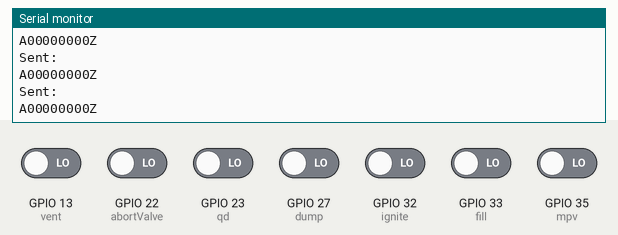
A sketch run on a simulated ESP32. Parts: the last lines printed to the serial monitor. The test bench sets the inputs (shaded band); at power-on: GPIO 13 (vent), GPIO 22 (abortValve), GPIO 23 (qd), GPIO 27 (dump), GPIO 32 (ignite), GPIO 33 (fill), GPIO 35 (mpv) LOW. WiFi joins after 1.5 s; servers stay silent unless stated; no MQTT or app messages arrive unless stated.

Above: at 2.7 s.
2.8 s: GPIO 13 (vent) driven HIGH
At 3.2 s:
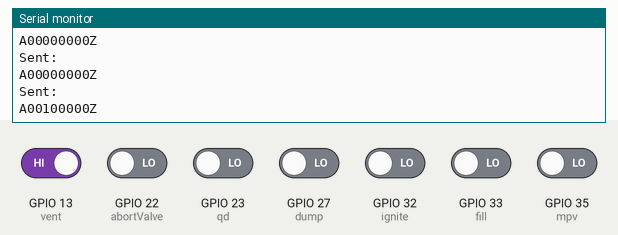
4.3 s: GPIO 22 (abortValve) driven HIGH
At 4.71 s:
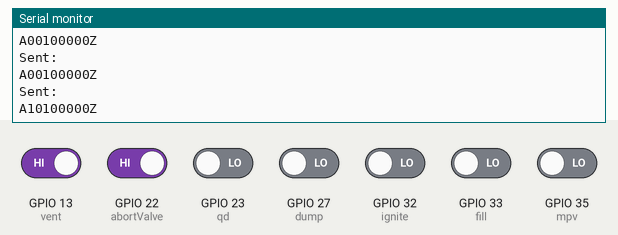
5.8 s: GPIO 23 (qd) driven HIGH
At 6.22 s:
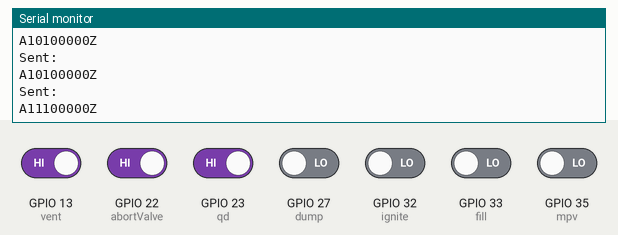
7.3 s: GPIO 27 (dump) driven HIGH
At 7.73 s:
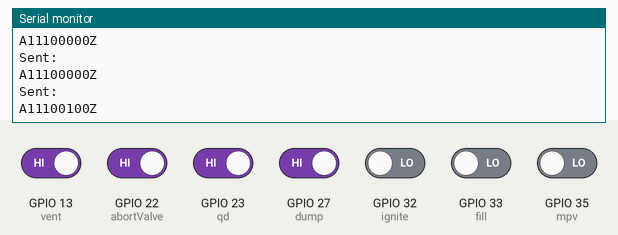
8.8 s: GPIO 32 (ignite) driven HIGH
At 8.99 s:
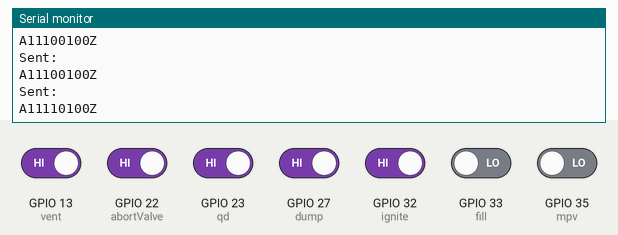
10.3 s: GPIO 33 (fill) driven HIGH
At 10.5 s:
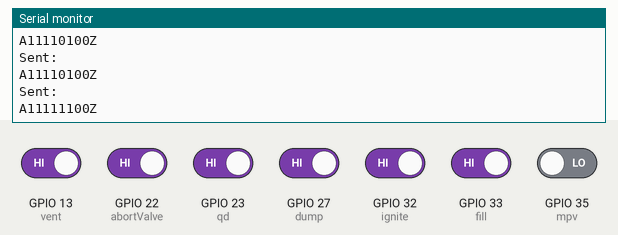
Timing chart, 0 to 12.8 s (numbered marks = the images above; inputs shaded):
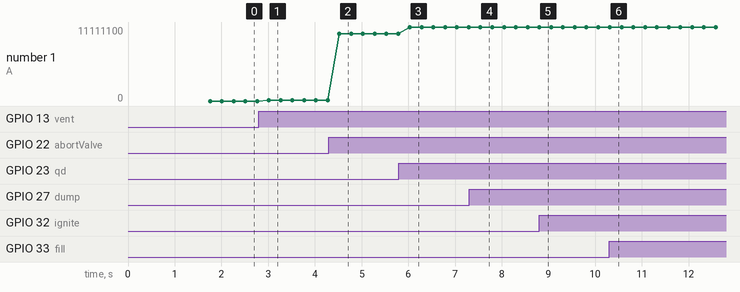

Measured:
- after the input at 2.8 s, the serial monitor: prints a new line after 0.22 s (image 1)
- after the input at 4.3 s, the serial monitor: prints a new line after 0.22 s (image 2)
- after the input at 5.8 s, the serial monitor: prints a new line after 0.23 s (image 3)
- after the input at 7.3 s, the serial monitor: prints a new line after 0.24 s (image 4)
- after the input at 8.8 s, the serial monitor: prints a new line at once (image 5)
- after the input at 10.3 s, the serial monitor: prints a new line at once (image 6)
- plotted number 1: 0 → 100000 after the input at 2.8 s, 100000 → 10100000 after the input at 4.3 s, 10100000 → 11100000 after the input at 5.8 s, 11100000 → 11100100 after the input at 7.3 s, 11100100 → 11110100 after the input at 8.8 s

The sketch:

main.ino
```cpp
////////// ARDUINO UNO CODE //////////
/*
#include "SoftwareSerial.h"

#define TX 12
#define RX 13

EspSoftwareSerial::UART rs485Serial;
rs485Serial.enableIntTx(false)

rs485Serial.begin(115200, EspSoftwareSerial::SWSERIAL_8N1, RX, TX)
*/
//#include <HardwareSerial.h>
#include <WiFi.h>
#include <PubSubClient.h>


#define RO_PIN 19  //32 boRD
#define DI_PIN 18  //35
//jumper wire to HIGH

#define RE 26  //13
#define DE 4
//RE to 26
//DE to 27

#define fill 33        //23
#define abortValve 22  //21
#define dump 27     //19
#define vent 13        //18
#define qd 23           //4 // always on
#define ignite 32       //2 or maybe 32?
#define mpv 35         //15
#define heatpad 5      //17
#define siren 13       //22

unsigned long long delay_time = 250;
unsigned long long last_time = 0;

const char* ssid = "ILAY";
const char* password = "lebronpookie123";
const char* mqtt_server = "192.168.0.100";
const char* SWITCHBOX_TOPIC = "switchbox/commands";

WiFiClient espClient;
PubSubClient client(espClient);

void setup_wifi() {
  WiFi.mode(WIFI_STA);
  WiFi.begin(ssid, password);
  while (WiFi.status() != WL_CONNECTED) {
    delay(500);
    Serial.println("Connecting to WiFi...");
  }
  Serial.println("WiFi connected");
}

//HardwareSerial rs485Serial(2);
//SoftwareSerial rs485Serial(RO_PIN, DI_PIN);

void reconnect() {
  while (!client.connected()) {
    if (client.connect("SWITCH_BOX")) {
      Serial.println("MQTT connected");

    } else {
      delay(1000);
    }
  }
}

void setup() {
  pinMode(RE, OUTPUT);
  pinMode(DE, OUTPUT);
  digitalWrite(RE, HIGH);
  digitalWrite(DE, HIGH);

  pinMode(fill, INPUT_PULLDOWN);
  pinMode(abortValve, INPUT_PULLDOWN);
  pinMode(dump, INPUT_PULLDOWN);
  pinMode(vent, INPUT_PULLDOWN);
  pinMode(qd, INPUT_PULLDOWN);
  pinMode(ignite, INPUT_PULLDOWN);
  pinMode(mpv, INPUT_PULLDOWN);
  pinMode(siren, INPUT_PULLDOWN);

  Serial.begin(115200);
      //rs485Serial.begin(115200, SERIAL_8N1, RO_PIN, DI_PIN);
    setup_wifi();
  client.setServer(mqtt_server, 1883);

  Serial.println("Setup Complete");

  last_time = millis();
}

void loop() {
  if (!client.connected()) {
    reconnect();
  }
  client.loop();

  if ((millis() - last_time) > delay_time) {
    String message = "A";
    message += String(digitalRead(abortValve));
    message += String(digitalRead(qd));
    message += String(digitalRead(vent));
    message += String(digitalRead(ignite));
    message += String(digitalRead(fill));
    message += String(digitalRead(dump));
    message += String(digitalRead(mpv));
    message += '0'; //purge
    message += 'Z';

        /*
    String Purge = String(digitalRead(purge));
    String Fill = String(digitalRead(fill));
    String AbortValve = String(digitalRead(abortValve));
    String Dump = String(digitalRead(dump));
    String Vent = String(digitalRead(vent));
    String QD = String (digitalRead(qd));
    String Ignite = String(digitalRead(ignite));
    String MPV = String(digitalRead(mpv));
    String Heatpad = String(digitalRead(heatpad));
    String Siren = String(digitalRead(siren));

    message = ('A' + AbortValve + QD + Vent + Ignite + Purge + Fill + Dump + Heatpad + MPV + Siren + 'Z');
    //rs485Serial.println(message);
    */

      client.publish(SWITCHBOX_TOPIC, message.c_str(), true);
    Serial.println("Sent:");
    Serial.println(message);

    last_time = millis();
  }
}
```
